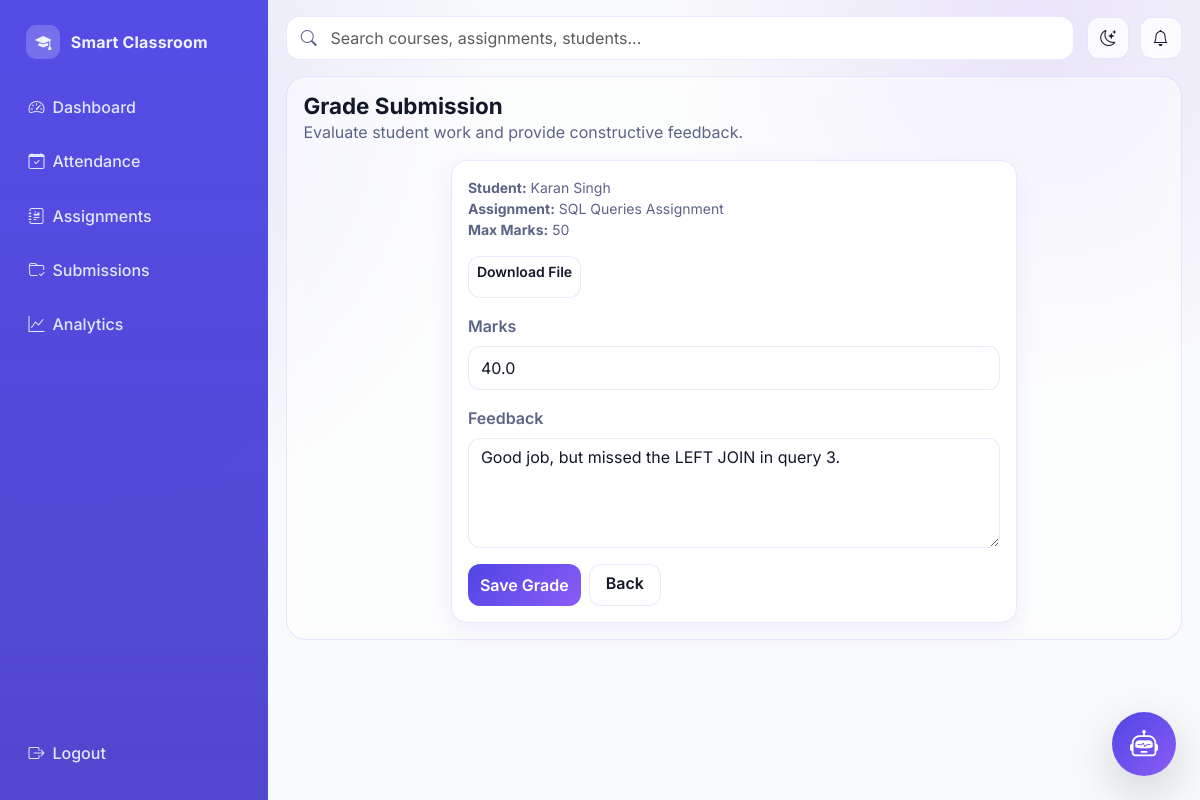
/teacher/submissions/3/grade (signed in), run on the app's committed database.
### models/__init__.py (models this page shows, shortened)
class User(UserMixin, db.Model):
    id = db.Column(db.Integer, primary_key=True)
    name = db.Column(db.String(120), nullable=False)
    email = db.Column(db.String(120), unique=True, nullable=False, index=True)
    password = db.Column(db.String(255), nullable=False)
    role = db.Column(db.String(20), nullable=False)
    student_profile = db.relationship("StudentProfile", backref="user", uselist=False)
    teacher_profile = db.relationship("TeacherProfile", backref="user", uselist=False)

class Assignment(db.Model):
    id = db.Column(db.Integer, primary_key=True)
    teacher_id = db.Column(db.Integer, db.ForeignKey("teacher_profile.user_id"), nullable=False)
    title = db.Column(db.String(200), nullable=False)
    description = db.Column(db.Text, nullable=False)
    deadline = db.Column(db.DateTime, nullable=False)
    max_marks = db.Column(db.Integer, nullable=False)
    created_at = db.Column(db.DateTime, default=lambda: datetime.now(timezone.utc), nullable=False)
    submissions = db.relationship("Submission", backref="assignment", lazy=True, cascade="all, delete")

class Submission(db.Model):
    id = db.Column(db.Integer, primary_key=True)
    assignment_id = db.Column(db.Integer, db.ForeignKey("assignment.id"), nullable=False)
    student_id = db.Column(db.Integer, db.ForeignKey("student_profile.user_id"), nullable=False)
    file_path = db.Column(db.String(255), nullable=False)
    submitted_at = db.Column(db.DateTime, default=lambda: datetime.now(timezone.utc), nullable=False)
    marks = db.Column(db.Float, nullable=True)
    feedback = db.Column(db.Text, nullable=True)
    __table_args__ = (
        db.UniqueConstraint("assignment_id", "student_id", name="unique_submission_per_assignment"),
    )

### routes/teacher_routes.py (the view, shortened to what this page needs)
@teacher_bp.route("/submissions/<int:submission_id>/grade", methods=["GET", "POST"])
@login_required
@role_required("Teacher")
def grade_submission(submission_id):
    submission = (
        Submission.query.join(Assignment)
        .filter(Submission.id == submission_id, Assignment.teacher_id == current_user.id)
        .first_or_404()
    )
    form = GradeForm()
    if request.method == "GET":
        form.marks.data = submission.marks
        form.feedback.data = submission.feedback
    return render_template("teacher/grade_submission.html", form=form, submission=submission)

### forms/teacher_forms.py
class GradeForm(FlaskForm):
    marks = IntegerField("Marks", validators=[InputRequired(), NumberRange(min=0, max=1000)])
    feedback = TextAreaField("Feedback", validators=[Length(max=1000)])
    submit = SubmitField("Save Grade")

### app.py (called while the page is built)
def create_app():
    app = Flask(__name__)
    app.config.from_object(Config)
    os.makedirs(app.config["UPLOAD_FOLDER"], exist_ok=True)
    db.init_app(app)
    bcrypt.init_app(app)
    login_manager.init_app(app)
    csrf.init_app(app)
    register_blueprints(app)
    @app.context_processor
    def inject_globals():
        return {"app_name": "College Management System"}
    with app.app_context():
        db.create_all()
    return app

### models/__init__.py (called while the page is built)
@login_manager.user_loader
def load_user(user_id):
    return User.query.get(int(user_id))

### templates/teacher/grade_submission.html (shortened to what this page needs)
{% extends 'base.html' %} {% block title %} - Grade Submission{% endblock %} {%
block content %}
<section class="page-header">
  <div>
    <h1 class="page-title">Grade Submission</h1>
    <p class="text-muted-soft mb-0">
      Evaluate student work and provide constructive feedback.
    </p>
  </div>
</section>
<div class="row justify-content-center">
  <div class="col-lg-8">
    <article class="app-card p-3">
      <div class="small text-muted-soft mb-3">
        <div>
          <strong>Student:</strong> {{ submission.student_user.user.name }}
        </div>
        <div>
          <strong>Assignment:</strong> {{ submission.assignment.title }}
        </div>
        <div>
          <strong>Max Marks:</strong> {{ submission.assignment.max_marks }}
        </div>
      </div>
      <a
        class="btn btn-soft btn-sm mb-3"
        href="{{ url_for('core.download_file', filename=submission.file_path) }}"
        >Download File</a
      >
      <form method="POST">
        <div class="mb-3">
          {{ form.marks.label(class='form-label') }} {{
          form.marks(class='form-control') }}
        </div>
        <div class="mb-3">
          {{ form.feedback.label(class='form-label') }} {{
          form.feedback(class='form-control', rows=4, placeholder='Share
          strengths and next improvement steps...') }}
        </div>
        <div class="d-flex gap-2">
          {{ form.submit(class='btn btn-success') }}
          <a
            href="{{ url_for('teacher.submissions', assignment_id=submission.assignment_id) }}"
            class="btn btn-soft px-3"
            >Back</a
          >
        </div>
      </form>
    </article>
  </div>
</div>
{% endblock %}

### static/css/styles.css (style rules this page uses)
:root { --bg: #f9fafb; --surface: rgba(255, 255, 255, 0.78); --surface-solid: #ffffff; --surface-muted: #f3f5fb; --text: #12172a; --text-soft: #5b6484; --primary: #4f46e5; --primary-2: #6366f1; --accent: #8b5cf6; --success: #16a34a; --danger: #ef4444; --warning: #f59e0b; --border: rgba(99, 102, 241, 0.14); --shadow-sm: 0 8px 24px rgba(79, 70, 229, 0.08); --shadow-md: 0 18px 44px rgba(31, 41, 55, 0.12); --radius-sm: 12px; --radius-md: 16px; --radius-lg: 20px; --transition: 240ms ease-in-out; }
* { box-sizing: border-box; }
html, body { margin: 0; padding: 0; min-height: 100%; font-family: "Inter", "Poppins", "Segoe UI", sans-serif; font-size: 16px; color: var(--text); background: radial-gradient( circle at 5% 12%, rgba(99, 102, 241, 0.16), transparent 33% ), radial-gradient( circle at 86% 4%, rgba(139, 92, 246, 0.14), transparent 28% ), var(--bg); }
a { color: inherit; }
.glass-card, .card, .app-card { border: 1px solid var(--border); background: var(--surface); backdrop-filter: blur(12px); border-radius: var(--radius-md); box-shadow: var(--shadow-sm); transition: transform var(--transition), box-shadow var(--transition), border-color var(--transition); }
.icon-btn, .btn-soft { border: 1px solid var(--border); background: var(--surface); border-radius: 12px; min-height: 42px; min-width: 42px; color: var(--text); transition: all var(--transition); }
.page-header { display: flex; align-items: center; justify-content: space-between; gap: 1rem; margin-bottom: 1rem; }
.page-title { margin: 0; font-size: 1.4rem; font-weight: 700; }
.text-muted-soft { color: var(--text-soft); }
.btn { border-radius: 12px; font-weight: 600; transition: all var(--transition); }
.btn-primary, .btn-success { border: none; background: linear-gradient(135deg, var(--primary), var(--accent)); }
.form-control, .form-select { border-radius: 12px; border: 1px solid var(--border); background: var(--surface-solid); color: var(--text); min-height: 44px; transition: border-color var(--transition), box-shadow var(--transition), transform var(--transition); }
.form-label { font-weight: 600; color: var(--text-soft); }

### data on the page
User: student_user.user.name "Karan Singh"
Assignment: assignment "SQL Queries Assignment", assignment.max_marks "50"
Submission: marks "40.0", feedback "Good job, but missed the LEFT JOIN in query 3."

### other printed values
{{ label }} "Dashboard" "Attendance" "Assignments" "Submissions" "Analytics"
